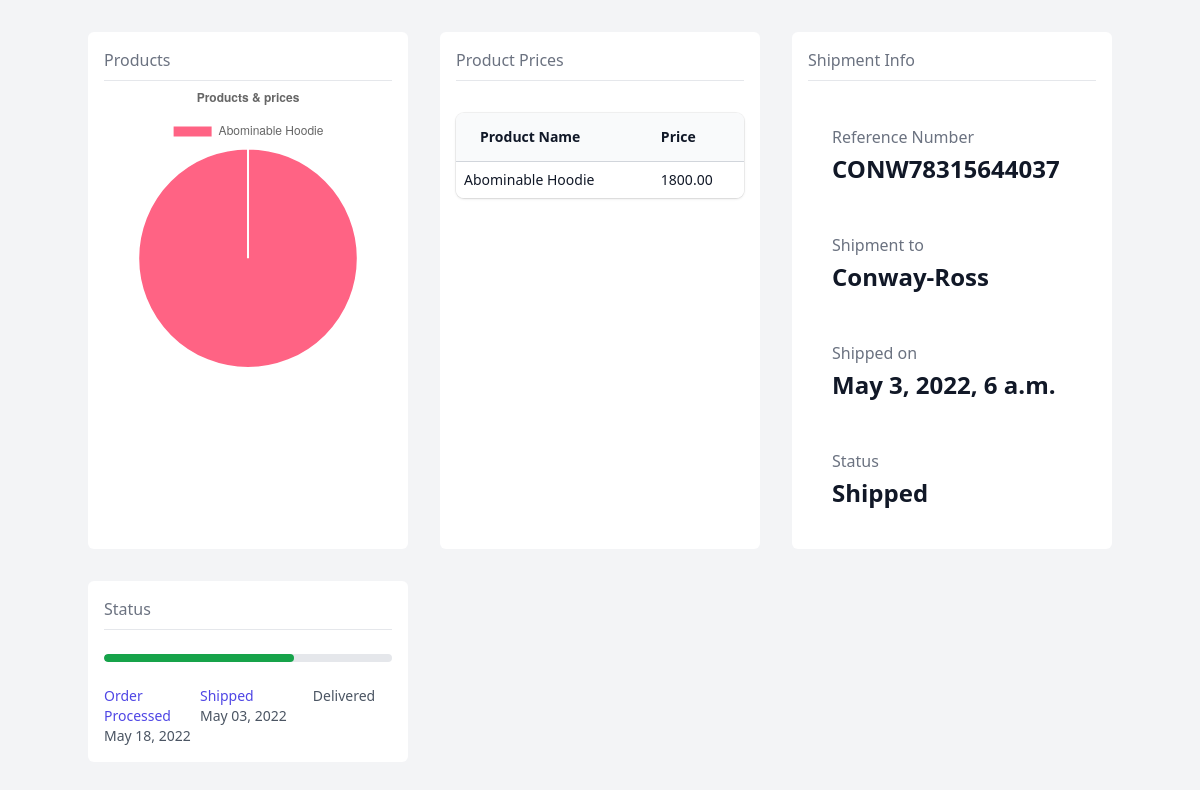
The app's page /5/ with its own data.
### products/models.py (models this page shows)
class Product(models.Model):
    name = models.CharField(max_length=255)
    description = models.TextField()
    price = models.DecimalField(decimal_places=8, max_digits=16)

### shipments/models.py (models this page shows, shortened)
class Shipment(TimeStampedModel):
    STATUS = Choices("pending", "shipped", "delivered")
    shipping_address = models.TextField("Shipping address")
    billing_address = models.TextField("Billing address")
    products_price = models.DecimalField(decimal_places=8, max_digits=16)
    delivery_code = models.IntegerField()
    status = StatusField(choices=STATUS)
    user = models.ForeignKey("users.User", null=True, on_delete=models.SET_NULL)
    shipped_date = models.DateTimeField(null=True, blank=True)
    delivery_date = models.DateTimeField(null=True, blank=True)
    reference_id = models.CharField("Reference ID", max_length=20)

### users/models.py (models this page shows)
class User(AbstractUser):
    company = models.ForeignKey("users.Company", on_delete=models.CASCADE, null=True)

class Company(TimeStampedModel):
    name = models.CharField(max_length=1025)
    address = models.TextField()
    vat_id = models.CharField(max_length=255)

### shipments/views.py (the view)
# urls.py: path("<int:pk>/", views.ShipmentDetailView.as_view(), name="detail"),
class ShipmentDetailView(generic.DetailView):
    template_name = "detail.html"
    model = Shipment
    pk_url_kwarg = "pk"
    queryset = Shipment.objects.all().select_related("user", "user__company")
    def get_context_data(self, **kwargs):
        context = super(ShipmentDetailView, self).get_context_data(**kwargs)
        shipment = self.get_object()
        context["products"] = self.get_products(shipment)
        context["config"] = self.get_config(shipment)
        return context
    def get_products(self, shipment):
        product_ids = ShipmentDetail.objects.filter(shipment=shipment).values_list(
            "product_id", flat=True
        )
        return Product.objects.filter(id__in=product_ids)
    def get_config(self, shipment):
        self.get_products(shipment)
        config = settings.DASHBOARD_SETTINGS.get(
            shipment.status, settings.DASHBOARD_SETTINGS["default"]
        )
        config["product_chart"] = {
            "labels": list(
                shipment.shipment_details.values_list("product__name", flat=True)
            ),
            "data": list(shipment.shipment_details.values_list("quantity", flat=True)),
        }
        return config

### shipments/templatetags/config_tags.py (called while the page is built)
@register.filter
def get_item(dictionary, key):
    return dictionary.get(key)

### shipments/templates/detail.html (shortened to what this page needs)
{% extends "base.html" %}
{% load config_tags %}
{% block main %}
    <div class="min-h-screen bg-gray-100 space-2">
        <div class="container mx-auto pt-8">
            <div class="grid grid-cols-3 wrap gap-8">
                {% for template_config in config.widgets %}
                    <div class="bg-white rounded-md">
                        {% with template_name=template_config.template|add:".html" %}
                            {% include "widgets/"|add:template_name with title=template_config.title data=config|get_item:template_config.template %}
                        {% endwith %}
                    </div>
                {% endfor %}
            </div>
        </div>
    </div>
{% endblock %}

### shipments/templates/widgets/product_prices.html
<div class="p-4 pt-2">
    <div class="border-b border-gray-200 py-2">
        <h4 class="text-base text-gray-500">{{ title }}</h4>
    </div>
    <div>
        <div class="mt-8 flex flex-col">
            <div class="-my-2 -mx-4 overflow-x-auto sm:-mx-6 lg:-mx-8">
                <div class="inline-block min-w-full py-2 align-middle md:px-6 lg:px-8">
                    <div class="overflow-hidden shadow ring-1 ring-black ring-opacity-5 md:rounded-lg">
                        <table class="min-w-full divide-y divide-gray-300">
                            <thead class="bg-gray-50">
                            <tr>
                                <th scope="col"
                                    class="whitespace-nowrap py-3.5 pl-4 pr-3 text-left text-sm font-semibold text-gray-900 sm:pl-6">
                                    Product Name
                                </th>
                                <th scope="col"
                                    class="whitespace-nowrap px-2 py-3.5 text-left text-sm font-semibold text-gray-900">
                                    Price
                                </th>
                            </tr>
                            </thead>
                            <tbody class="divide-y divide-gray-200 bg-white">
                            {% for product in products %}
                                <tr>
                                    <td class="whitespace-nowrap px-2 py-2 text-sm font-medium text-gray-900">{{ product.name }}</td>
                                    <td class="whitespace-nowrap px-2 py-2 text-sm font-medium text-gray-900">{{ product.price|floatformat:2 }}</td>
                                </tr>
                            {% endfor %}
                            </tbody>
                        </table>
                    </div>
                </div>
            </div>
        </div>
    </div>
</div>

### shipments/templates/widgets/shipment_stats.html
<div class="p-4 pt-2">
    <div class="border-b border-gray-200 py-2">
        <h4 class="text-base text-gray-500">{{ title }}</h4>
    </div>
    <div>
        <dl class="mt-5">
                        <div class="px-4 py-5 sm:p-6">
                <dt class="text-base font-normal text-gray-500">Reference Number</dt>
                <dd class="mt-1 flex justify-between items-baseline md:block lg:flex">
                    <div class="flex items-baseline text-2xl font-semibold text-gray-900">
                        {{ shipment.reference_id }}
                    </div>
                </dd>
            </div>
            <div class="px-4 py-5 sm:p-6">
                <dt class="text-base font-normal text-gray-500">Shipment to</dt>
                <dd class="mt-1 flex justify-between items-baseline md:block lg:flex">
                    <div class="flex items-baseline text-2xl font-semibold text-gray-900">
                        {{ shipment.user.company.name }}
                    </div>
                </dd>
            </div>
            <div class="px-4 py-5 sm:p-6">
                <dt class="text-base font-normal text-gray-500">Shipped on</dt>
                <dd class="mt-1 flex justify-between items-baseline md:block lg:flex">
                    <div class="flex items-baseline text-2xl font-semibold text-gray-900">
                        {{ shipment.shipped_date}}
                    </div>
                </dd>
            </div>
            <div class="px-4 py-5 sm:p-6">
                <dt class="text-base font-normal text-gray-500">Status</dt>
                <dd class="mt-1 flex justify-between items-baseline md:block lg:flex">
                    <div class="flex items-baseline text-2xl font-semibold text-gray-900">
                        {{ shipment.status|capfirst }}
                    </div>
                </dd>
            </div>
        </dl>
    </div>
</div>

### shipments/templates/widgets/shipment_progress.html
<div class="p-4 pt-2">
    <div class="border-b border-gray-200 py-2">
        <h4 class="text-base text-gray-500">{{ title }}</h4>
    </div>
<div>
  <div class="mt-6" aria-hidden="true">
    <div class="bg-gray-200 rounded-full overflow-hidden">
      <div class="h-2 bg-green-600 rounded-full" style="width: 66%"></div>
    </div>
    <div class="hidden sm:grid grid-cols-3 text-sm font-medium text-gray-600 mt-6">
      <div class="text-indigo-600">
          <p>Order Processed</p>
          <p class="text-gray-600">{{ shipment.created|date:"M d, Y" }}</p>
      </div>
      <div class="text-indigo-600">
          <p>Shipped</p>
          <p class="text-gray-600">{{ shipment.shipped_date|date:"M d, Y" }}</p>
      </div>
      <div class="text-center">Delivered</div>
    </div>
  </div>
</div>
</div>

### records on screen
Product: name "Abominable Hoodie", price "1800.00"
Shipment: reference_id "CONW78315644037", user.company.name "Conway-Ross", shipped_date "May 3, 2022, 6 a.m.", status "Shipped", created "May 18, 2022", shipped_date "May 03, 2022"

### other values on screen
{{ title }} "Products"
{{ title }} "Product Prices"
{{ title }} "Shipment Info"
{{ title }} "Status"
chart data {{ data.labels|safe }} ['Abominable Hoodie']
